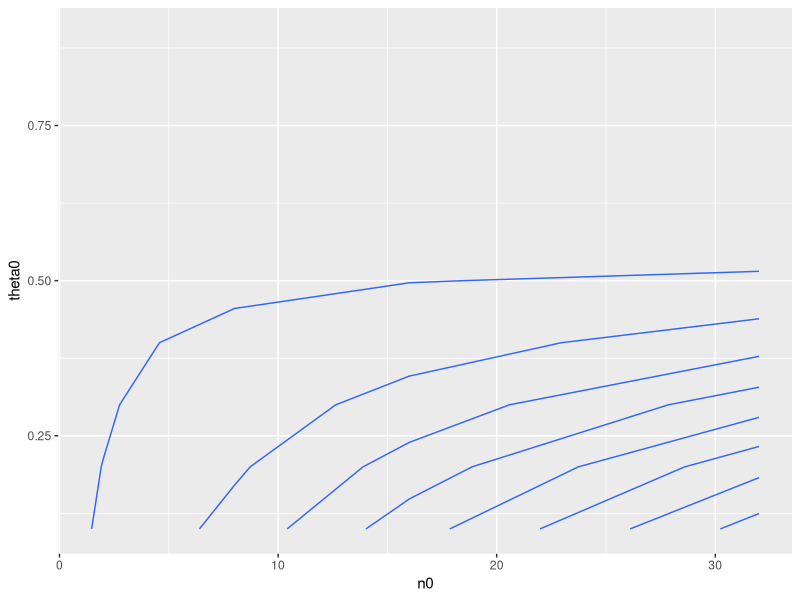
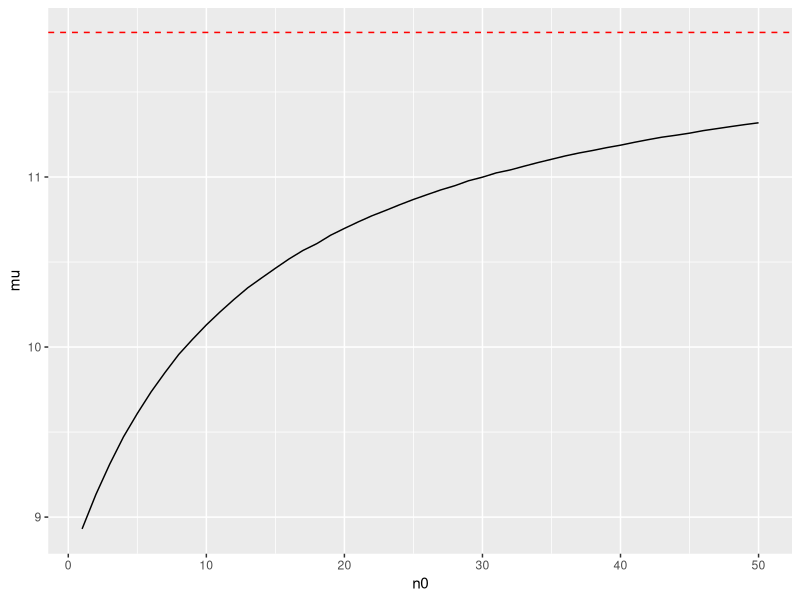

Generate these figures, in order, with R:
## ---- chunk 1
knitr::opts_chunk$set(echo = TRUE)
library(dplyr)
library(tidyverse)
## ---- chunk 2
df = data.frame(expand.grid(n0 = c(1, 2, 8, 16, 32), theta0 = c(0.1, 0.2, 0.3, 0.4, 0.5, 0.6, 0.7, 0.8, 0.9)))
df = df %>%
  mutate(a = theta0 * n0) %>% 
  mutate(b = (1 - theta0) * n0) 

results = list()
n = c(1:45)
for(i in n) {
  
  results[[i]] = data.frame(n0 = df$n0[i], theta0 = df$theta0[i], prob = dim(rbeta(100000, sum(df$a[i] + 57), sum(df$b[i] + 100 - 57)) %>% 
                               data.frame() %>% 
                               rename(x = matches(".")) %>% 
                               filter(x > 0.5))[1]/100000, a = sum(df$a[i] + 57), b = sum(df$b[i] + 100 - 57))
  
  
}

df2 = bind_rows(results) %>% 
  data.frame() %>% 
  mutate(prob = round(prob, digits = 3))

ggplot(df2, aes(x = n0, y = theta0, z = prob)) +
         stat_contour() 


## ---- chunk 3
n0 = seq(1, 50, by = 1)
meanList = list()

for(i in n0) {
  
meanList[[i]] = data.frame(mu = mean(rgamma(100000, 12*n0[i] + 113, n0[i] + 13)), n0 = n0[i])  
  
}

bind_rows(meanList) %>% 
  ggplot(aes(x = n0, y = mu)) +
  geom_line() + geom_hline(yintercept = 11.85, linetype="dashed", color = "red")


